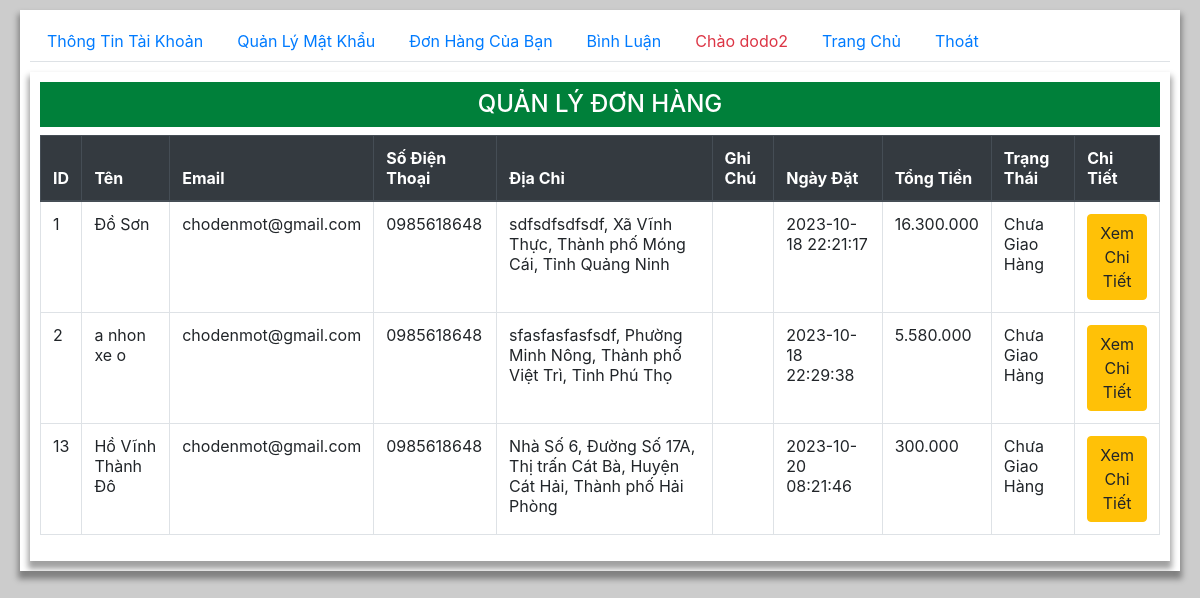
The app's page /user/user.php?page=orders (signed in) with its own data.
### tables this page shows
CREATE TABLE `orders` (
  `id` int(11) NOT NULL,
  `id_user` varchar(20) DEFAULT NULL,
  `name` varchar(50) NOT NULL,
  `email` varchar(255) NOT NULL,
  `phone` varchar(15) NOT NULL,
  `address` varchar(255) NOT NULL,
  `note` varchar(100) NOT NULL,
  `order_date` datetime NOT NULL,
  `status` int(1) NOT NULL COMMENT '1 là chưa giao 2 là đã giao'
);

### user/orders.php (the view, shortened to what this page needs)
<div class="container">
    <h2 class="py-2 text-center h4 ">QUẢN LÝ ĐƠN HÀNG</h2>
    <table class="table table-hover table-bordered">
    <thead  class="thead-dark" >
        <tr>
            <th>ID</th>
            <th>Tên</th>
            <th>Email</th>
            <th>Số Điện Thoại</th>
            <th>Địa Chỉ</th>
            <th>Ghi Chú</th>
            <th>Ngày Đặt</th>
            <th>Tổng Tiền</th>
            <th>Trạng Thái</th>
            <th>Chi Tiết</th>
        </tr>
    </thead>
    <tbody>
    <?php
        require '../model/conn.php';
        if (isset($_COOKIE['usr'])) {
            $id_user = "and id_user = " . "'".$_COOKIE['usr']."'";
        }
        $stmt = $conn ->prepare("SELECT * FROM orders
        join (SELECT id_order, sum(total_money) as total_money from order_details GROUP BY id_order) as order_details
        where orders.id = order_details.id_order $id_user ORDER BY orders.id");
        $stmt -> execute();
        while($order = $stmt->fetch()){
            if ($order[8] == 1) {
                $order[8] = "Chưa Giao Hàng";
            }else if ($order[8] == 2) {
                $order[8] = "Đã Giao Hàng";
            }
            echo "<tr>
                <td>$order[0]</td>
                <td>$order[2]</td>
                <td>$order[3]</td>
                <td>$order[4]</td>
                <td>$order[5]</td>
                <td>$order[6]</td>
                <td>$order[7]</td>
                <td>".number_format($order[10], 0, "," , ".")."</td>
                <td>$order[8]</td>
                <td style='width:60px'><a href='user.php?page=order_details&id_order=$order[0]'><button class='btn btn-warning'>Xem Chi Tiết</button></a></td>
            </tr>";
        }
    ?>
    </tbody>
</table>
</div>

### user/main.css (style rules this page uses)
body { width: 100%; min-height:100vh; background: #ccc; padding-left: 20px; padding-right: 20px; }
.container { margin: auto; margin-top: 10px; width: 100%; padding: 10px; overflow: hidden; background: #fff; box-shadow: 0 6px 6px 2px rgba(0, 0, 0, 0.372) ; }
.container h2 { background: rgb(0, 128, 58); color: #fff; }
button { border: 1px double #333; border-radius: 3px; outline: none; }
@media (min-width: 1200px) { .container, .container-lg, .container-md, .container-sm, .container-xl { max-width: 100%; } }
@media (min-width: 992px) { .container, .container-lg, .container-md, .container-sm { max-width: 100%; } }
@media (min-width: 768px) { .container, .container-md, .container-sm { max-width: 100%; } }
@media (min-width: 576px) { .container, .container-sm { max-width: 100%; } }

### records on screen
orders: id "1", name "Đồ Sơn", email "chodenmot@gmail.com", phone "0985618648", address "sdfsdfsdfsdf, Xã Vĩnh Thực, Thành phố Móng Cái, Tỉnh Quảng Ninh", order_date "2023-10-18 22:21:17", order "16.300.000", order "Chưa Giao Hàng"
orders: id "2", name "a nhon xe o", email "chodenmot@gmail.com", phone "0985618648", address "sfasfasfasfsdf, Phường Minh Nông, Thành phố Việt Trì, Tỉnh Phú Thọ", order_date "2023-10-18 22:29:38", order "5.580.000", order "Chưa Giao Hàng"
orders: id "13", name "Hồ Vĩnh Thành Đô", email "chodenmot@gmail.com", phone "0985618648", address "Nhà Số 6, Đường Số 17A, Thị trấn Cát Bà, Huyện Cát Hải, Thành phố Hải Phòng", order_date "2023-10-20 08:21:46", order "300.000", order "Chưa Giao Hàng"

### other values on screen
$_COOKIE['usr'] "dodo2"
